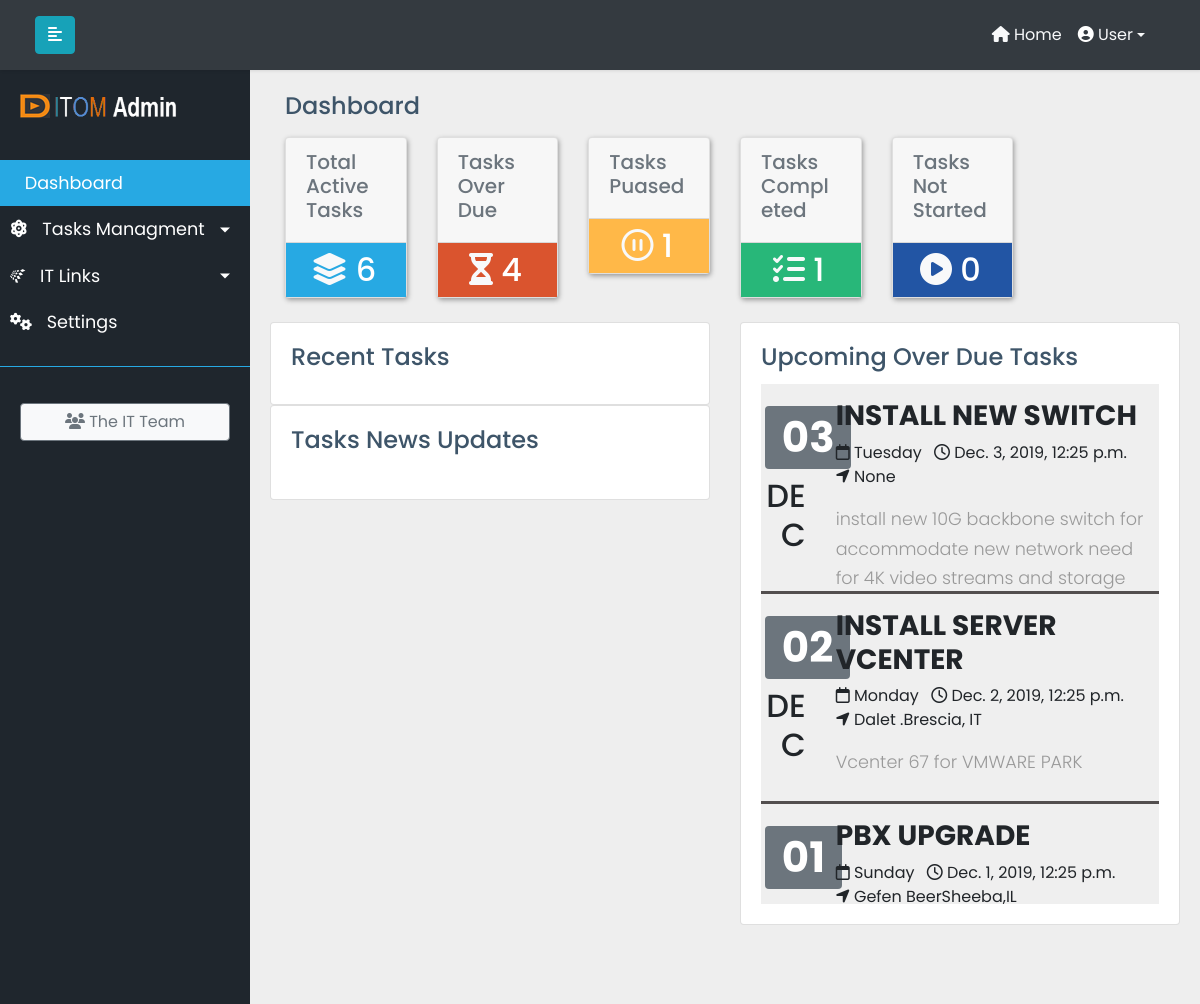
Before: / with the older database file.
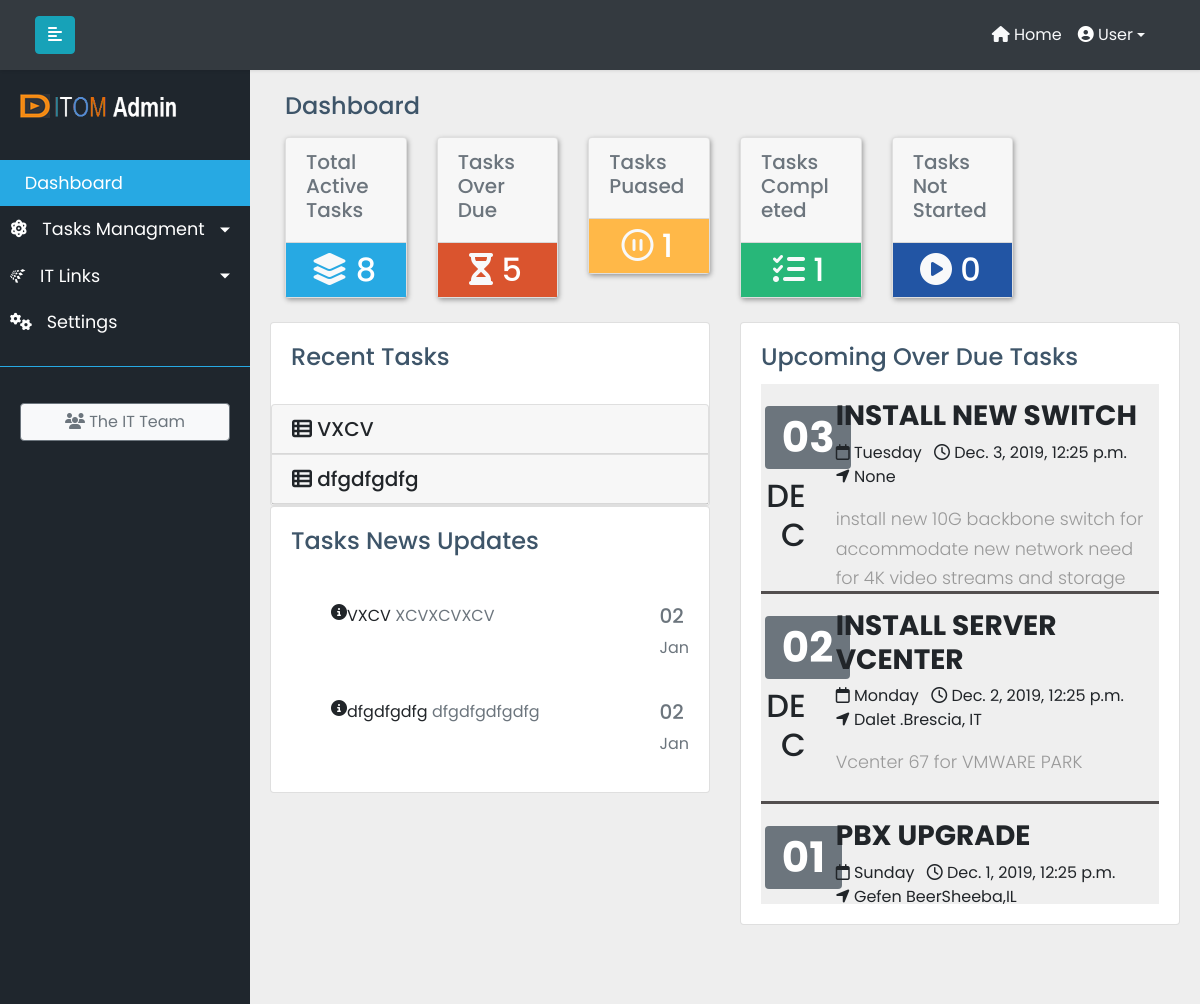
After: the same page with the newer database file.
### ittasks/models.py (models this page shows, shortened)
class MainTask(models.Model):
    task_title = models.CharField(max_length=200)
    global_task_info = models.TextField(max_length=500,default=None)
    complete = models.BooleanField(default=False)
    overall_precent_complete = models.PositiveIntegerField(default=0)
    created_at = models.DateTimeField(default=datetime.datetime.now())
    updated_at = models.DateTimeField(default=datetime.datetime.now())
    due_date = models.DateTimeField(default=datetime.datetime.now())
    task_location = models.CharField(max_length=400, blank=True, null=True)
    global_task_assign = models.ForeignKey(UserProfile, on_delete=models.CASCADE, related_name="global_task_assign",default=1)
    TASK_STATUS_CHOICES = [
    ('ST', 'STARTED'),
    ('NS', 'NOT STARTED'),
    ('IP', 'IN PROGRESS'),
    ('PA', 'PAUSED'),
    ('CO', 'COMPLETED'),
    ]
    task_status = models.CharField(max_length=2,choices=TASK_STATUS_CHOICES,default='NOT STARTED')

### ittasks/views.py (the view)
# urls.py: path('', IndexView.as_view(), name='index'),
class IndexView(TemplateView):
    template_name = 'index.html'
    def get_context_data(self, **kwargs):
        context = super(IndexView, self).get_context_data(**kwargs)
        context['active_tasks'] = MainTask.objects.filter(complete=False).count()
        context['maintask'] = MainTask.objects.all()
        context['usermaintask'] = UserProfile.objects.all().annotate(user_task=Count('global_task_assign'))
        context['usrmtsk'] = MainTask.objects.filter(complete=False).annotate(num_task=Count('global_task_assign')).annotate(ts_complete=Count('complete')).filter(complete=True)
        context['usrobj'] = UserProfile.objects.annotate(complete=Count('global_task_assign__complete'
                           , filter=Q(global_task_assign__complete=True)), paused=Count('global_task_assign__task_status'
                           , filter=Q(global_task_assign__task_status = "PA"))
                           ,num_ts=Count('global_task_assign'))
        context['due_task'] = MainTask.objects.filter(due_date__day__lte=7, complete=False).count()
        context['due_task_obj'] = MainTask.objects.filter(due_date__day__lte=7, complete=False)
        context['task_paused'] = MainTask.objects.filter(task_status='PA', complete=False).count()
        context['task_completed'] = MainTask.objects.filter(task_status='CO', complete=True).count()
        context['task_started'] = MainTask.objects.filter(task_status='NS', complete=True).count()
        context['recent_task'] = MainTask.objects.filter(created_at__gte=datetime.now()-timedelta(days=30), complete=False)
        now = timezone.now()
        context['current_time'] = now
        context['recent_updates'] = MainTask.objects.filter(updated_at__gte=datetime.now()-timedelta(days=7), complete=False)
        return context

### ittasks/templates/index.html (shortened to what the changed rows need)
{% extends 'base.html'%}
{% load static %}
{% block content %}
<link rel="stylesheet" href="{% static 'css/dashboard.css' %}">
<div class="container-fluid">
<div class="row">
                    <div class="col-md-6 col-lg-2 col-xlg-3 mt-2 mb-4">
                        <div class="card card-hover">
                            <div class="box bgcyan text-center">
                                <div class="text-center text-secondary">
                                  <h2 class="mr-1 mt-2 mb-2 text-white"><i class="fas fa-layer-group fa-1x text-light"></i> {{ active_tasks }}</h2>
                                </div>
                            </div>
                        </div>
                    </div>
                    <div class="col-md-6 col-lg-2 col-xlg-3 mt-2">
                        <div class="card card-hover">
                            <div class="box bgdanger text-center">
                                <div class="text-center bgdanger">
                                  <h2 class="mr-1 mt-2 mb-2  text-white"><i class="fas fa-hourglass-half fa-1x text-light"></i> {{ due_task }}</h2>
                                </div>
                            </div>
                        </div>
                    </div>
                    <div class="col-md-6 col-lg-2 col-xlg-3 mt-2">
                        <div class="card card-hover">
                            <div class="box bgwarning text-center">
                                <h2 class="mr-1 mb-2 mt-2 text-white"> <i class="far fa-pause-circle fa-1x text-light"></i> {{ task_paused }}</h2>
                            </div>
                        </div>
                    </div>
                    <div class="col-md-6 col-lg-2 col-xlg-3 mt-2">
                        <div class="card card-hover">
                            <div class="box bgsuccess text-center">
                                <h2 class="mr-1 mb-2 mt-2 text-white"><i class="fas fa-tasks fa-1x text-light"></i> {{ task_completed }}</h2>
                            </div>
                        </div>
                    </div>
                    <div class="col-md-6 col-lg-2 col-xlg-3 mt-2">
                        <div class="card card-hover">
                            <div class="box bginfo text-center">
                                <h2 class="mr-1 mt-2 mb-2 text-white"><i class="fas fa-play-circle fa-1x text-light"></i> {{task_started}}</h2>
                            </div>
                        </div>
                    </div>
</div>
</div>
<div class="row" id="dashsecond">
        <div class="col-lg-6">
       <div class="card">
         <div class="comment-widgets ">
      <div class="accordion" id="accordionExample">
    {% if recent_task %}
    {% for rtasks in recent_task %}
         <div class="card m-b-0">
             <div class="card-header" id="heading-{{ rtasks.id }}">
               <h5 class="mb-0">
                 <a class="artasks" data-toggle="collapse" data-target="#collapse-{{ rtasks.id }}" aria-expanded="true" aria-controls="collapse-{{ rtasks.id }}">
                     <i class="m-r-5 fas fa-th-list" aria-hidden="true"></i>
                     <span>{{rtasks.task_title}}</span>
                 </a>
               </h5>
             </div>
         </div>
        {% endfor %}
          {% endif %}
         </div>
     </div>
         </div>
      <div class="card">
        <ul class="list-style-none">
            {% if recent_updates %}
            {% for newtsk in recent_updates  %}
            <li class="d-flex no-block card-body">
                <i class="fas fa-info-circle w-30px m-t-5"></i>
                <div>
                    <a href="#" class="m-b-0 font-medium p-0">{{newtsk.task_title}}</a>
                    <span class="text-muted">{{newtsk.global_task_info}}</span>
                </div>
                <div class="ml-auto">
                    <div class="tetx-right">
                        <h5 class="text-muted m-b-0">{{newtsk.updated_at|date:"d"}}</h5>
                        <span class="text-muted font-16">{{newtsk.updated_at|date:"M" }}</span>
                    </div>
                </div>
            </li>
            {% endfor %}
           {% endif %}
        </ul>
    </div>
     </div>
    <div class="col-lg-6">
        <div class="card">
            <div class="card-body">
                <div class="chat-box scrollable" style="height:520px;">
    <div class="row">
        {% if due_task_obj %}
       {% for due in due_task_obj  %}
                <div class="container calcontainer">
                     <div class="row row-striped">
                        <div class="col-2 text-right">
                     <h1 class="display-4"><span class="badge badge-secondary"> {{due.due_date|date:"d" }}</span></h1>
                          <h2 class="capi">{{due.due_date|date:"M" }}</h2>
            </div>
            <div class="col-10">
            <h3 class="text-uppercase"><strong>{{ due.task_title }}</strong></h3>
            <ul class="list-inline">
            <li class="list-inline-item"><i class="fa fa-calendar-o" aria-hidden="true"></i> {{due.due_date | date:" l " }}</li>
            <li class="list-inline-item"><i class="fa fa-clock-o" aria-hidden="true"></i> {{due.due_date}}</li>
            <li class="list-inline-item"><i class="fa fa-location-arrow" aria-hidden="true"></i> {{due.task_location}}</li>
            </ul>
            <p>{{due.global_task_info}}</p>
            </div>
            <div class="overlay">
            <div class="text">{{due.task_title}}
            <p class="text-light">{{due.global_task_info|slice:":50"}}</p>
            </div>
            </div>
            </div>
            </div>
            {% endfor %}
        {% endif %}
    </div>
        </div>
    </div>
    </div>
    </div>
   </div>
   </div>
{% endblock content %}

Changed rows visible on the page:
added MainTask: task_title "VXCV", global_task_info "XCVXCVXCV", updated_at "02", updated_at "Jan"
added MainTask: task_title "dfgdfgdfg", global_task_info "dfgdfgdfgdfg", updated_at "02", updated_at "Jan"
Other visible differences:
{{ active_tasks }}: "6" → "8"
{{ due_task }}: "4" → "5"
